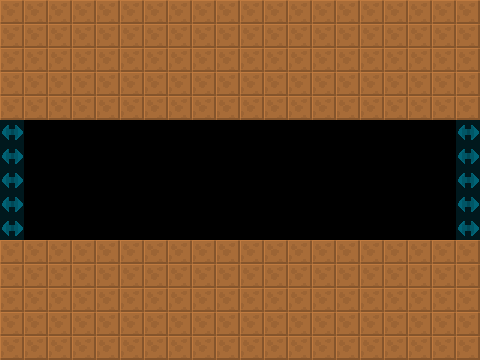

Below is a game level as drawn by its tile map, then a one-line description and the .tmx that defines it (tile-layer data replaced by summaries):
An orthogonal 20x15 tile map with 24x24 px tiles, 2 tile layers (col, lnk), 2 tilesets and 3 objects (3x RotatingBall).

<map version="1.4" tiledversion="1.4.2" orientation="orthogonal" renderorder="right-down" width="20" height="15" tilewidth="24" tileheight="24" infinite="0" nextlayerid="4" nextobjectid="8">
 <tileset firstgid="6" source="../../lnk.tsx" />
 <tileset firstgid="1" source="../../col.tsx" />
 <layer id="1" name="col" width="20" height="15">
  <data>[300 cells, 200 non-empty, 1 distinct tile ids]</data>
 </layer>
 <layer id="2" name="lnk" width="20" height="15" opacity="0.5">
  <data>[300 cells, 10 non-empty, 1 distinct tile ids]</data>
 </layer>
 <objectgroup id="3" name="markers" opacity="0.5">
  <object id="1" name="RotatingBall" type="RotatingBall" x="96" y="96" width="24" height="24">
   <properties>
    <property name="yr" value="0" />
    <property name="xr" value="0" />
    <property name="customId" value="0" />
   </properties>
  </object>
  <object id="2" name="RotatingBall" type="RotatingBall" x="360" y="96" width="24" height="24">
   <properties>
    <property name="yr" value="0" />
    <property name="xr" value="0" />
   </properties>
  </object>
  <object id="3" name="RotatingBall" type="RotatingBall" x="240" y="240" width="24" height="24">
   <properties>
    <property name="yr" value="0" />
    <property name="xr" value="0" />
    <property name="customId" value="1" />
   </properties>
  </object>
 </objectgroup>
</map>
